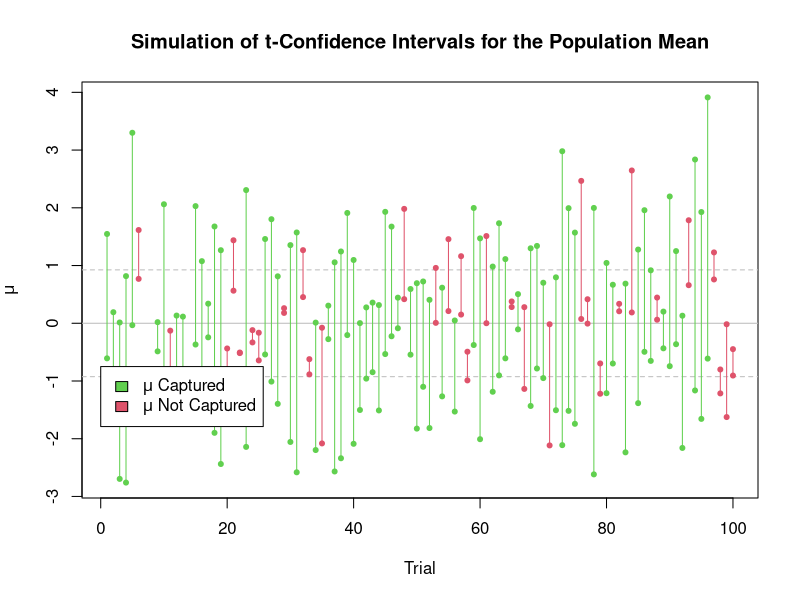

Generate this figure with R:
## ---- chunk 1
confidence_interval = function(sample){
  sample_mean = mean(sample)
  n = length(sample)
  return(c(rnorm(1, mean=-1),rnorm(1, mean=1)))      # fix this line
}
## ---- chunk 2
library(ggplot2)
n = 7
cints = data.frame(t(replicate(100, confidence_interval(rnorm(n, 0, 5)))))
names(cints) = c("low","high")
cints$captured = cints$low < 0 & cints$high > 0

plot(NULL, type="n",xlim=c(1,100),ylim=c(min(cints$low), max(cints$high)), xlab="Trial",ylab=expression(mu),pch=19)
abline(h = c(0, qt(0.975, n-1)/sqrt(n), qt(0.025, n-1)/sqrt(n)), lty = c(1,2,2), col = "gray")
points(cints$high, col = 2+cints$captured, pch = 20)
points(cints$low, col = 2+cints$captured, pch = 20)
for(i in 1:100)
   {
     lines(c(i,i), c(cints$low[i],cints$high[i]), col = 2+cints$captured[i], pch = 19)
     }
title("Simulation of t-Confidence Intervals for the Population Mean")
legend(0,-.75, legend = c(expression(paste(mu," Captured")),
                             expression(paste(mu," Not Captured"))), fill = c(3,2))
